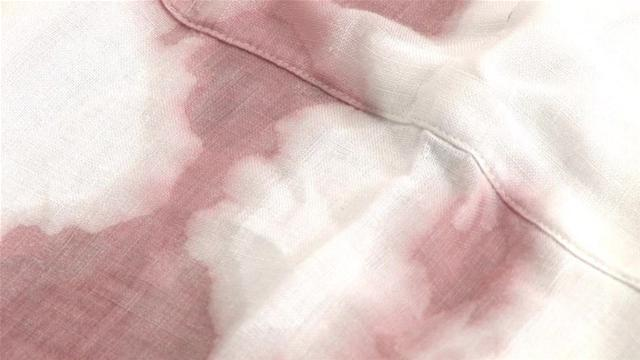
#> input picture assignment/stained_0.jpg, 640 x 360 px; the run also reads 1 picture not shown here
$ jupyter execute Untitled3.ipynb   (shell and % lines are left out)   (Python 2 division)
#> lines starting #> are read from the running program, lines starting #| are printed output that depends on the picture; long printed decimals are rounded
[cell 1]
#Calvin Lo 100514352
import numpy as np
import scipy as sp
from scipy import signal
import cv2
import matplotlib.pyplot as plt
import argparse
import time

[cell 2]
# [110 lines left out: functions makeLMfilters, makefilter_LM, gauss1d, normalise, gauss_kernel, log_kernel and 1 more, not called in this run]

[cell 3]
def makeSfilters():
    NF = 13
    SUP = 49
    F = np.zeros((SUP,SUP,NF))

    F[:,:,0]=makefilter(SUP,2,1)
    F[:,:,1]=makefilter(SUP,4,1)
    F[:,:,2]=makefilter(SUP,4,2)
    F[:,:,3]=makefilter(SUP,6,1)
    F[:,:,4]=makefilter(SUP,6,2)
    F[:,:,5]=makefilter(SUP,6,3)
    F[:,:,6]=makefilter(SUP,8,1)
    F[:,:,7]=makefilter(SUP,8,2)
    F[:,:,8]=makefilter(SUP,8,3)
    F[:,:,9]=makefilter(SUP,10,1)
    F[:,:,10]=makefilter(SUP,10,2)
    F[:,:,11]=makefilter(SUP,10,3)
    F[:,:,12]=makefilter(SUP,10,4)

    return F

def makefilter(sup, sigma, tau):
    hsup = (sup-1)/2
    x,y = np.meshgrid(np.linspace(-hsup, hsup, hsup*2+1), np.linspace(-hsup, hsup, hsup*2+1))
    r = np.power((x*x+y*y),0.5)
    f = np.cos(r*(np.pi*tau/sigma)) * np.exp(-(r*r)/(2*sigma*sigma))
    f = f - np.mean(f)
    f = f/np.sum(np.abs(f))
    return f

[cell 4]
def textureAnalysis(file1, file2):
    F = makeSfilters()

    img1 = cv2.imread(file1)
    img1 = cv2.cvtColor(img1, cv2.COLOR_BGR2GRAY)

    img2 = cv2.imread(file2)
    img2 = cv2.cvtColor(img2, cv2.COLOR_BGR2GRAY)

    response1 = []
    response2 = []

    for i in range(0,13):
        response1.append(np.abs(signal.convolve(img1, F[:,:,i], mode='valid')))
        response2.append(np.abs(signal.convolve(img2, F[:,:,i], mode='valid')))

    means1 = []
    std1 = []
    avg1 = []
    means2 = []
    std2 = []
    avg2 = []

    for i in range(0,13):
        m1, s1 = cv2.meanStdDev(response1[i])
        means1.append(m1[0][0])
        std1.append(s1[0][0])
        avg1.append(np.average(response1[i]))

        m2, s2 = cv2.meanStdDev(response2[i])
        means2.append(m2[0][0])
        std2.append(s2[0][0])
        avg2.append(np.average(response2[i]))

    means1 = np.asarray(means1)
    means2 = np.asarray(means2)
    std1 = np.asarray(std1)
    std2 = np.asarray(std2)
    avg1 = np.asarray(avg1)
    avg2 = np.asarray(avg2)

    means_distance = np.sqrt(np.sum((means1-means2)**2))
    std_distance = np.sqrt(np.sum((std1-std2)**2))
    avg_distance = np.sqrt(np.sum((avg1-avg2)**2))

    return (means_distance, std_distance, avg_distance)

[cell 5]
def texture_matching(means_distance, std_distance, avg_distance, threshold):
    if means_distance > threshold:
        return False
    if std_distance > threshold:
        return False
    if avg_distance > threshold:
        return False

    return True

# Set 1

[cell 6]
parser = argparse.ArgumentParser(description='CSCI 4220U Assignment 2.')
parser.add_argument('imgfile1', help='Image file 1')
parser.add_argument('imgfile2', help='Image file 2')
args = parser.parse_args(['stained_0.jpg', 'stained_1.jpg'])

img1 = cv2.imread(args.imgfile1)
#> img1 is the input picture: shape (360, 640, 3); mean B, G, R 199.5, 202.9, 223.5
img2 = cv2.imread(args.imgfile2)
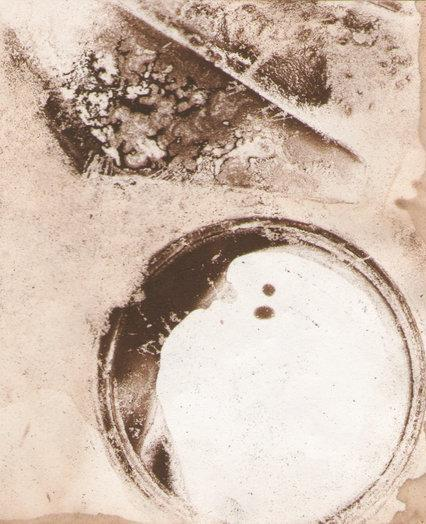
#> input picture assignment/stained_1.jpg, 426 x 524 px
#> img2 is the input picture: shape (524, 426, 3); mean B, G, R 174.5, 188.3, 207.3

plt.figure(figsize=(10,10))
plt.subplot(131)
plt.imshow(img1)
plt.subplot(132)
plt.imshow(img2)

means_distance, std_distance, avg_distance = textureAnalysis(args.imgfile1, args.imgfile2)
#> in textureAnalysis, `img1 = cv2.cvtColor(img1, cv2.COLOR_BGR2GRAY)`:
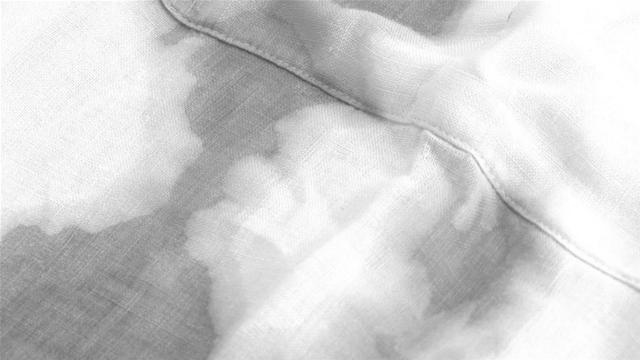
#> img1: shape (360, 640); min 72, max 255, mean 208.7
#> in textureAnalysis, `img2 = cv2.cvtColor(img2, cv2.COLOR_BGR2GRAY)`:
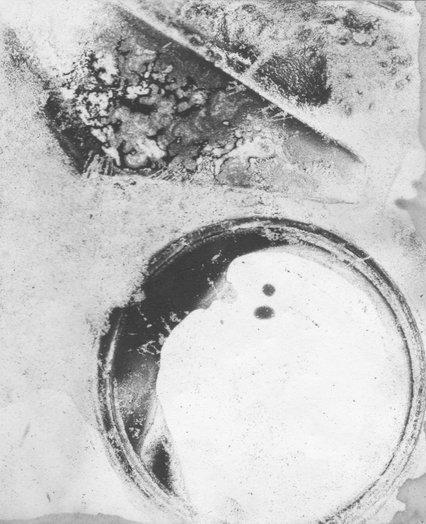
#> img2: shape (524, 426); min 35, max 254, mean 192.4
#> after the loop in textureAnalysis, `for i in range(0,13):`: response1 = 13 items
#> the loop in textureAnalysis, `for i in range(0,13):` made 13 passes
#> (m1, s1, m2, s2) on passes 1 to 12: ([1.5], [1.46], [4.33], [4.85]), ([1.37], [1.34], [3.86], [4.43]), ([0.493], [0.473], [1.44], [1.61]), ([1.4], [1.39], [3.77], [4.34]), ([0.433], [0.448], [1.35], [1.62]), ([0.293], [0.273], [0.848], [0.933]), ([1.4], [1.38], [3.68], [4.22]), ([0.443], [0.485], [1.42], [1.73]), ([0.261], [0.256], [0.815], [0.939]), ([1.46], [1.41], [3.69], [4.18]), ([0.452], [0.489], [1.5], [1.83]), ([0.259], [0.274], [0.841], [0.99])
#> after the loop in textureAnalysis, `for i in range(0,13):`: avg1 = [1.5, 1.37, 0.493, 1.4, 0.433, 0.293, 1.4, 0.443, 0.261, 1.46, 0.452, 0.259, 0.193]; avg2 = [4.33, 3.86, 1.44, 3.77, 1.35, 0.848, 3.68, 1.42, 0.815, 3.69, 1.5, 0.841, 0.6]; means1 has the same summary as avg1; means2 has the same summary as avg2; std1 = [1.46, 1.34, 0.473, 1.39, 0.448, 0.273, 1.38, 0.485, 0.256, 1.41, 0.489, 0.274, 0.181]; std2 = [4.85, 4.43, 1.61, 4.34, 1.62, 0.933, 4.22, 1.73, 0.939, 4.18, 1.83, 0.99, 0.665]
#> in textureAnalysis, `means_distance = np.sqrt(np.sum((means1-means2)**2))`: means_distance = 5.91
#> in textureAnalysis, `std_distance = np.sqrt(np.sum((std1-std2)**2))`: std_distance = 7.29
#> in textureAnalysis, `avg_distance = np.sqrt(np.sum((avg1-avg2)**2))`: avg_distance = 5.91
#> means_distance = 5.91; std_distance = 7.29; avg_distance = 5.91

print ("Means Distance: ", means_distance)
#| Means Distance:  5.908
print ("Std Distance: ", std_distance)
#| Std Distance:  7.291
print ("Average Distance: ", avg_distance)
#| Average Distance:  5.908

matched = texture_matching(means_distance, std_distance, avg_distance, 10.0)
#> matched = True

print matched
#| True
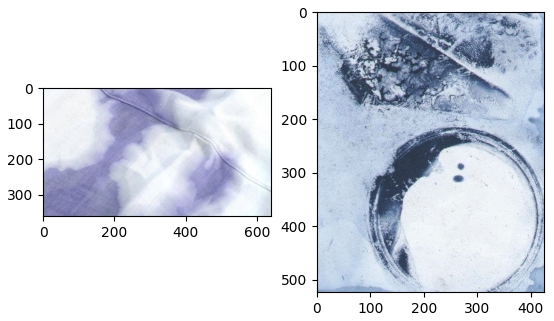
#> figure drawn by matplotlib, 2 panels; B, G, R data is drawn as R, G, B

# Set 2

[cell 7]
parser = argparse.ArgumentParser(description='CSCI 4220U Assignment 2.')
parser.add_argument('imgfile1', help='Image file 1')
parser.add_argument('imgfile2', help='Image file 2')
args = parser.parse_args(['stained_0.jpg', 'stained_2.jpg'])

img1 = cv2.imread(args.imgfile1)
img2 = cv2.imread(args.imgfile2)
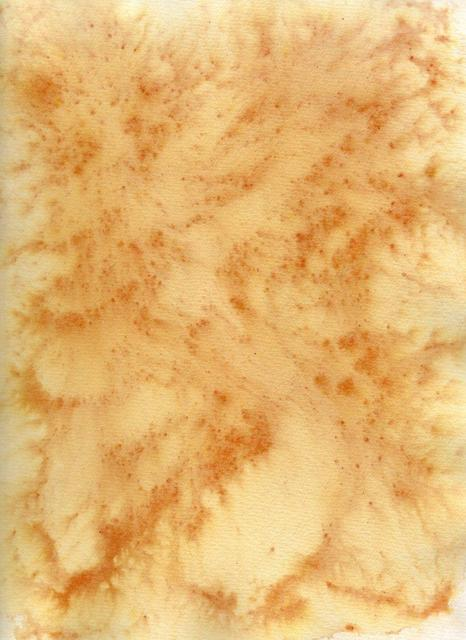
#> input picture assignment/stained_2.jpg, 466 x 640 px
#> img2 is the input picture: shape (640, 466, 3); mean B, G, R 115, 183.2, 229.1

plt.figure(figsize=(5,5))
plt.subplot(131)
plt.imshow(img1)
plt.subplot(132)
plt.imshow(img2)

means_distance, std_distance, avg_distance = textureAnalysis(args.imgfile1, args.imgfile2)
#> in makefilter (call 14), `x,y = np.meshgrid(np.linspace(-hsup, hsup, hsup*2+1), np.linspace(-hsu..`:
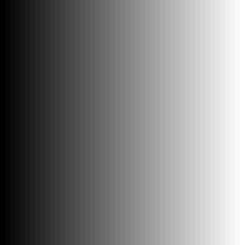
#> x: shape (49, 49) float64 (shown 5 times larger); min -24, max 24, mean 0; drawn with min black and max white
#> in makefilter (call 14), `x,y = np.meshgrid(np.linspace(-hsup, hsup, hsup*2+1), np.linspace(-hsu..`:
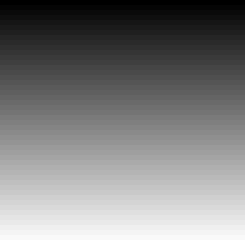
#> y: shape (49, 49) float64 (shown 5 times larger); min -24, max 24, mean 0; drawn with min black and max white
#> in makefilter (call 14), `r = np.power((x*x+y*y),0.5)`:
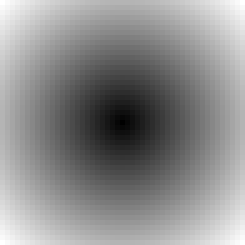
#> r: shape (49, 49) float64 (shown 5 times larger); min 0, max 33.94, mean 18.7; drawn with min black and max white
#> in makefilter (call 25), `f = np.cos(r*(np.pi*tau/sigma)) * np.exp(-(r*r)/(2*sigma*sigma))`:
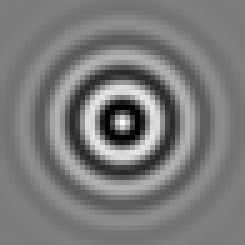
#> f: shape (49, 49) float64 (shown 5 times larger); min -0.939, max 1, mean -0.0042; drawn with min black and max white
#> in makefilter (call 26), `f = np.cos(r*(np.pi*tau/sigma)) * np.exp(-(r*r)/(2*sigma*sigma))`:
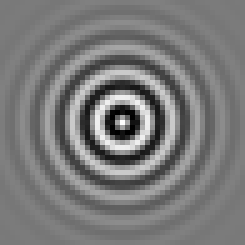
#> f: shape (49, 49) float64 (shown 5 times larger); min -0.922, max 1, mean -0.00176; drawn with min black and max white
#> the loop in textureAnalysis (call 2), `for i in range(0,13):` made 13 passes
#> (m1, s1, m2, s2) on passes 1 to 12: ([1.5], [1.46], [2], [1.7]), ([1.37], [1.34], [1.86], [1.58]), ([0.493], [0.473], [0.702], [0.56]), ([1.4], [1.39], [1.86], [1.58]), ([0.433], [0.448], [0.582], [0.492]), ([0.293], [0.273], [0.461], [0.347]), ([1.4], [1.38], [1.83], [1.54]), ([0.443], [0.485], [0.619], [0.524]), ([0.261], [0.256], [0.342], [0.278]), ([1.46], [1.41], [1.83], [1.54]), ([0.452], [0.489], [0.651], [0.552]), ([0.259], [0.274], [0.369], [0.3])
#> means_distance = 1.1; std_distance = 0.467; avg_distance = 1.1

print ("Means Distance: %f\n", means_distance)
#| Means Distance: %f
#|  1.104
print ("Std Distance: %f\n", std_distance)
#| Std Distance: %f
#|  0.4675
print ("Average Distance: %f\n", avg_distance)
#| Average Distance: %f
#|  1.104

matched = texture_matching(means_distance, std_distance, avg_distance, 10.0)

print matched
#| True

# Set 3

[cell 8]
parser = argparse.ArgumentParser(description='CSCI 4220U Assignment 2.')
parser.add_argument('imgfile1', help='Image file 1')
parser.add_argument('imgfile2', help='Image file 2')
args = parser.parse_args(['stained_0.jpg', 'bumpy_0.jpg'])

img1 = cv2.imread(args.imgfile1)
img2 = cv2.imread(args.imgfile2)

plt.figure(figsize=(5,5))
plt.subplot(131)
plt.imshow(img1)
plt.subplot(132)
plt.imshow(img2)

means_distance, std_distance, avg_distance = textureAnalysis(args.imgfile1, args.imgfile2)
#> means_distance = 13.01; std_distance = 8.43; avg_distance = 13.01

print ("Means Distance: %f\n", means_distance)
#| Means Distance: %f
#|  13.008
print ("Std Distance: %f\n", std_distance)
#| Std Distance: %f
#|  8.434
print ("Average Distance: %f\n", avg_distance)
#| Average Distance: %f
#|  13.008

matched = texture_matching(means_distance, std_distance, avg_distance, 10.0)
#> matched = False

print matched
#| False
